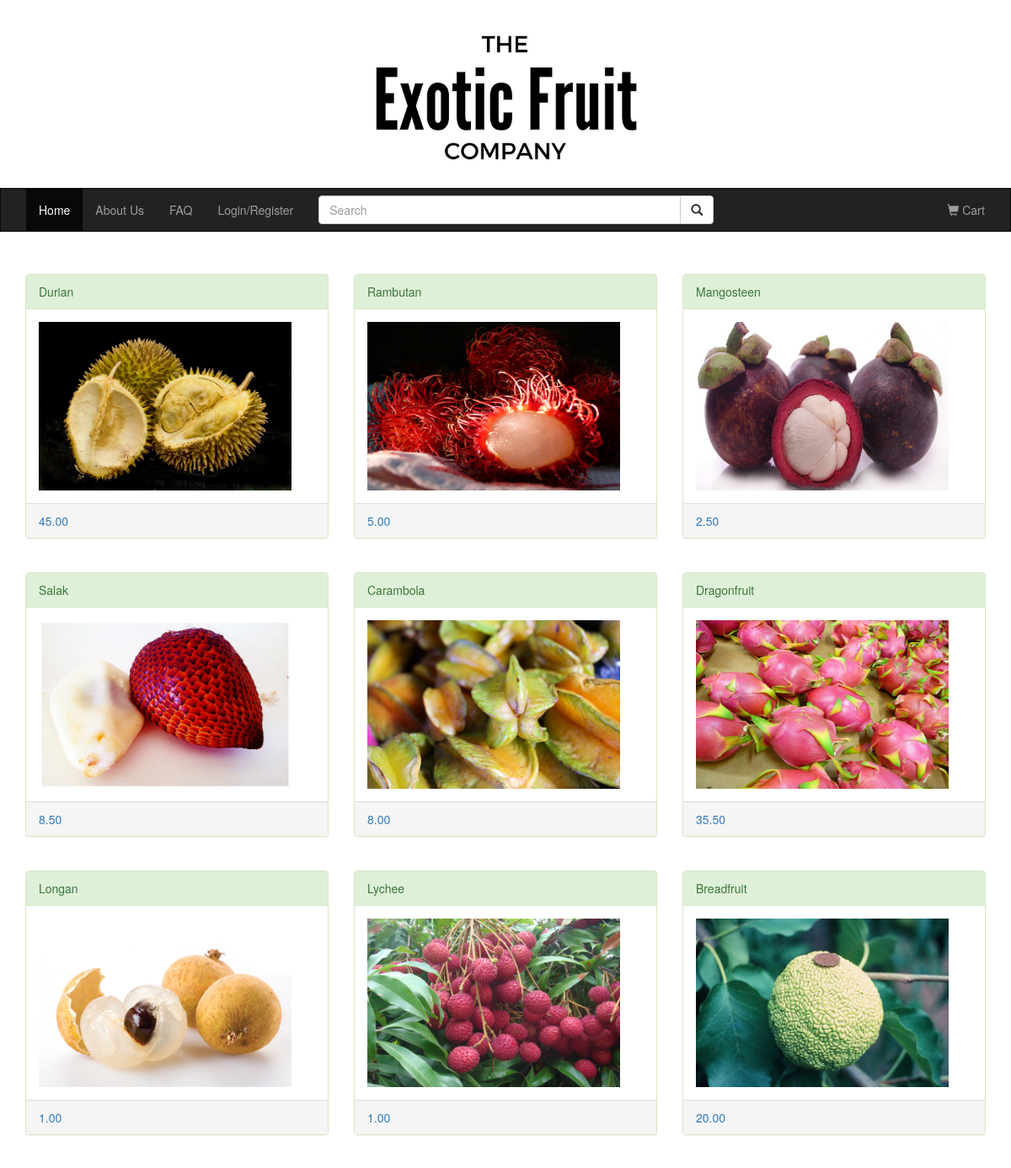
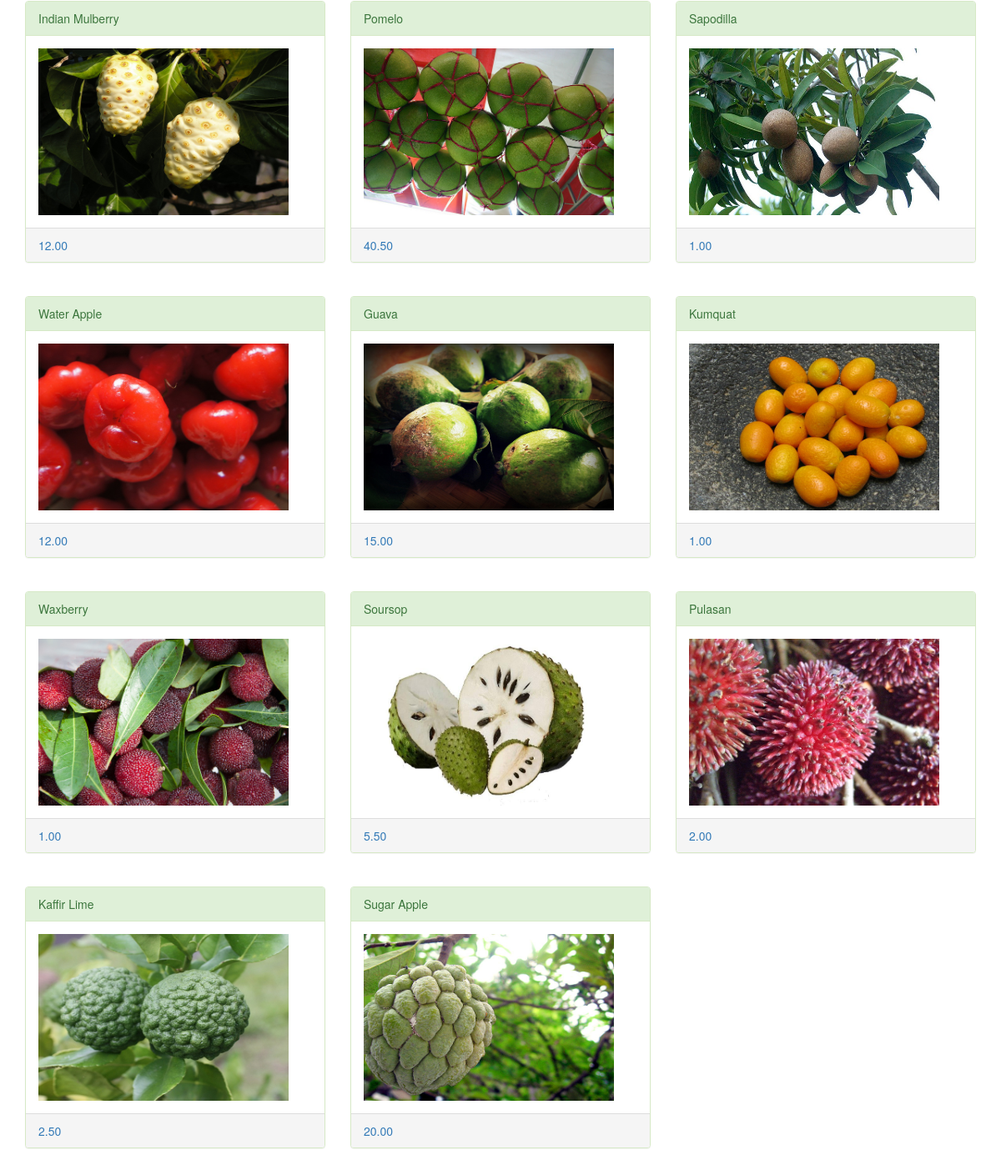
The page / on the database its author committed (2 pictures, top to bottom).
### tables this page shows
CREATE TABLE IF NOT EXISTS `product` (
  `prod_id` INT NOT NULL AUTO_INCREMENT COMMENT 'customer id',
  `prod_name` VARCHAR(200) NOT NULL COMMENT 'product name',
  `prod_desc` MEDIUMTEXT NOT NULL COMMENT 'product description',
  `stock_amount` INT NOT NULL,
  `unit_price` VARCHAR(45) NOT NULL,
  `photo` VARCHAR(200) NOT NULL,
  PRIMARY KEY (`prod_id`));

### src/model/db_functions.php (called while the page is built, shortened)
<?php
function getAllProducts() {
    global $dbc;
	$query = 'SELECT prod_id, prod_name, prod_desc, stock_amount, unit_price, photo FROM product';
	$statement = $dbc->prepare($query);
	$statement->execute();
	$products = $statement->fetchAll();
	return $products;
}
?>

### src/index.php (the view)
<?php
	require_once 'view/header.php';
	require_once 'model/db_connect.php';
	require_once 'model/db_functions.php';
	$products = getAllProducts();
	$end = 2;
	for($i = 0; $i < count($products); $i++) {
		$prod = $products[$i];
		if($i % 3 == 0) {
?>
<div class="container">
    <div class="row">
<?php
		}
    echo "<div class='col-sm-4'>
		<a href='allFruitInfo.php?prod_id=" . $prod['prod_id'] . "'>
        <div class='panel panel-success'>
            <div class='panel-heading'>" . $prod['prod_name'] . "</div>
            <div class='panel-body'><img src='" . $prod['photo'] . "' class='img-responsive' style='width:300px;height:200px' alt='Image'></div>
            <div class='panel-footer'>" . $prod['unit_price'] . "</div>
        </div>
    </div></a>";
		if($end == $i) {
?>
    </div>
</div><br>
<?php
			$end = $end + 3;
		}
	}
?>
<br>
</body>
</html>

### rows shown on the page
product: prod_name "Durian", photo (picture), unit_price "45.00"
product: prod_name "Rambutan", photo (picture), unit_price "5.00"
product: prod_name "Mangosteen", photo (picture), unit_price "2.50"
product: prod_name "Salak", photo (picture), unit_price "8.50"
product: prod_name "Carambola", photo (picture), unit_price "8.00"
product: prod_name "Dragonfruit", photo (picture), unit_price "35.50"
product: prod_name "Longan", photo (picture), unit_price "1.00"
product: prod_name "Lychee", photo (picture), unit_price "1.00"
product: prod_name "Breadfruit", photo (picture), unit_price "20.00"
product: prod_name "Indian Mulberry", photo (picture), unit_price "12.00"
product: prod_name "Pomelo", photo (picture), unit_price "40.50"
product: prod_name "Sapodilla", photo (picture), unit_price "1.00"
product: prod_name "Water Apple", photo (picture), unit_price "12.00"
product: prod_name "Guava", photo (picture), unit_price "15.00"
product: prod_name "Kumquat", photo (picture), unit_price "1.00"
product: prod_name "Waxberry", photo (picture), unit_price "1.00"
product: prod_name "Soursop", photo (picture), unit_price "5.50"
product: prod_name "Pulasan", photo (picture), unit_price "2.00"
product: prod_name "Kaffir Lime", photo (picture), unit_price "2.50"
product: prod_name "Sugar Apple", photo (picture), unit_price "20.00"
